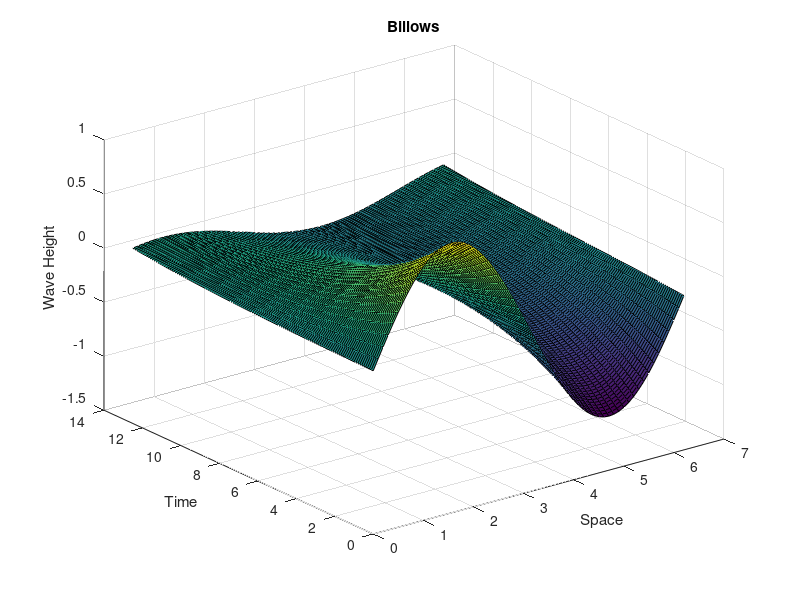
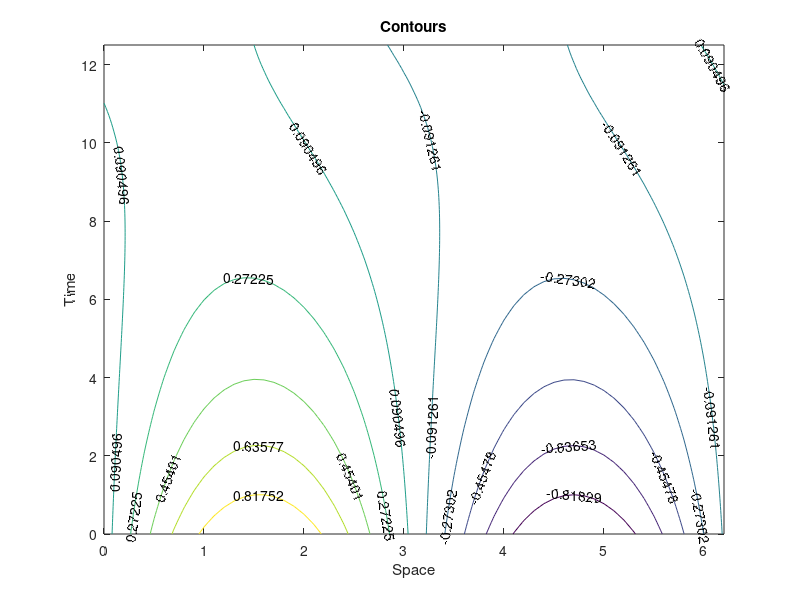

Reproduce these figures in MATLAB, in order.
function awpeters_hw8
%% Problem 1.1
clear 
close all
func1=@(x,y) sin(x).*exp(-y*.2) +.01*cos(x).*exp(y*.2);   %Define vector-tolerant anonymous function (a common solution format to a PDE, with constants made up)
x=0:.1:(2*pi);y=0:.1:(4*pi);        %x-data are Space (m), y-data are Time (s), z-data are wave height (m).
[X,Y]=meshgrid(x,y);Z=func1(X,Y);   %Make a meshgrid of the x-y pairs and get z-data for each point on the mesh
%PS - While not required, I suggest you think through what the above lines
%are doing, and even look up meshgrid - MJM

%Surface plot code here     %10pts total
surf(X,Y,Z)
xlabel('Space')
ylabel('Time')
zlabel('Wave Height')
title('Billows')


%% Contour 1.2

figure  %Make a new figure
%Contour plot code here    %10pts total
[C,H]=contour(X,Y,Z)
clabel(C, H)
xlabel('Space')
ylabel('Time')
zlabel('Wave Height')
title('Contours')


